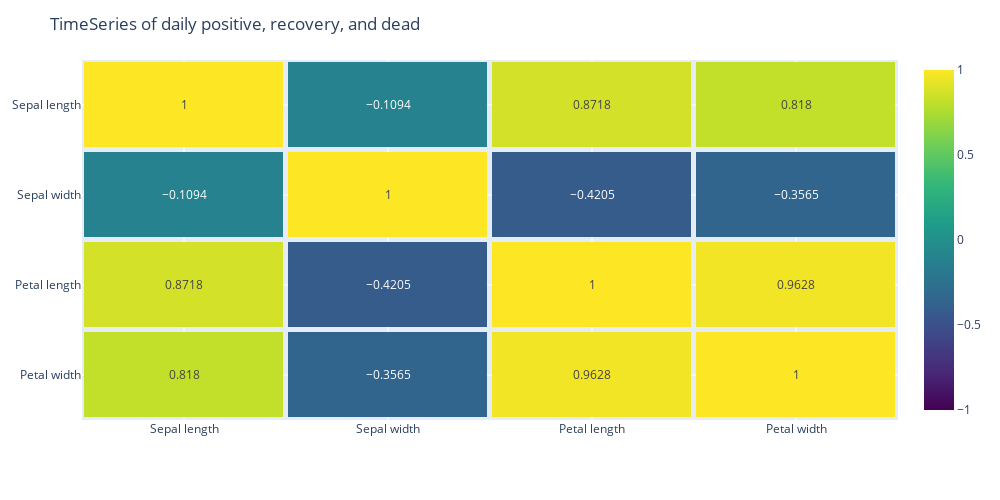

Notebook cell for this chart:
### Code cell
# plotting heatmap corr
fig = px.imshow(
  img=df,
  x=['Sepal length', 'Sepal width', 'Petal length', 'Petal width'],
  y=['Sepal length', 'Sepal width', 'Petal length', 'Petal width'],
  color_continuous_scale = 'viridis',
  zmin=-1, zmax=1,
  aspect=True,
  text_auto=True,
)

# customize heatmap corr
fig.update_traces(
  xgap=5, ygap=5,
)

# customize layout
fig.update_layout(
  title="TimeSeries of daily positive, recovery, and dead",
  width=1000, height=500,
)

# show heatmap corr
fig.show()

### Figure 1 — Plotly figure (JSON) as saved in the notebook; plotly's stock layout.template omitted (floating-point values rounded to 4 significant figures)
{"data": [{"coloraxis": "coloraxis", "hovertemplate": "x: %{x}<br>y: %{y}<br>color: %{z}<extra></extra>", "name": "0", "texttemplate": "%{z}", "type": "heatmap", "x": ["Sepal length", "Sepal width", "Petal length", "Petal width"], "xaxis": "x", "xgap": 5, "y": ["Sepal length", "Sepal width", "Petal length", "Petal width"], "yaxis": "y", "ygap": 5, "z": [[1, -0.1094, 0.8718, 0.818], [-0.1094, 1, -0.4205, -0.3565], [0.8718, -0.4205, 1, 0.9628], [0.818, -0.3565, 0.9628, 1]]}], "layout": {"coloraxis": {"cmax": 1, "cmin": -1, "colorscale": [[0, "#440154"], [0.1111, "#482878"], [0.2222, "#3e4989"], [0.3333, "#31688e"], [0.4444, "#26828e"], [0.5556, "#1f9e89"], [0.6667, "#35b779"], [0.7778, "#6ece58"], [0.8889, "#b5de2b"], [1, "#fde725"]]}, "height": 500, "margin": {"t": 60}, "title": {"text": "TimeSeries of daily positive, recovery, and dead"}, "width": 1000, "xaxis": {"anchor": "y", "domain": [0, 1]}, "yaxis": {"anchor": "x", "autorange": "reversed", "domain": [0, 1]}}}
